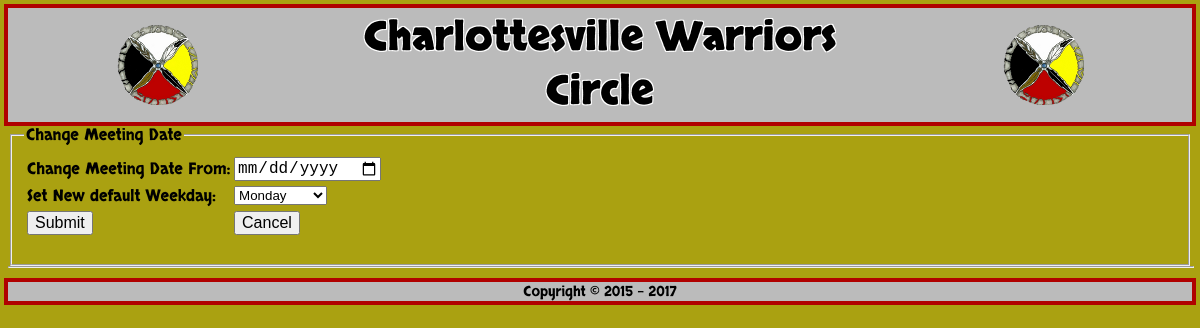
The app's page /changeDefDay.php, older data.
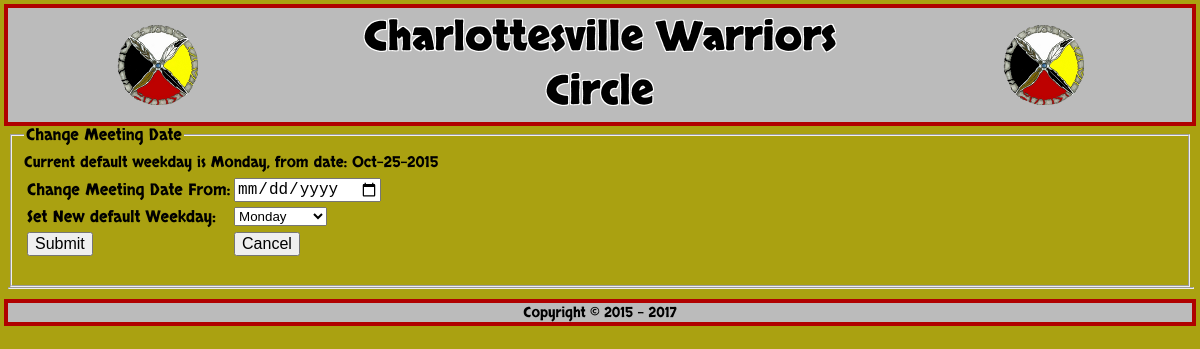
The same page, newer data.
### tables this page shows
CREATE TABLE `defday` (
  `date`    int(10) unsigned NOT NULL,
  `weekday` int(1)  unsigned NOT NULL,
  `isnew`   int(1)  unsigned NOT NULL,
   PRIMARY KEY (`isnew`)
);

### weekday.php (called while the page is built, shortened)
<?php
function weekday($weeknumber){
    $str='';
    switch($weeknumber){
        case '1': $str='Monday'; break;
    }
    return $str;
}
?>

### changeDay.php (the view, shortened to what this page needs)
<?php
	include ('weekday.php');
?>
<div class="reg">
<fieldset>
	<legend>Change Meeting Date</legend>
	<form name="RegForm" method="post" action="updatedefDay.php" onSubmit="return InputCheck(this)">
	<table>
    <tr>
	<?php
		require_once 'conn.php';
		$get_new_date="select * from defday where isnew = 1";
		$date = mysqli_query($conn,$get_new_date);
		if(mysqli_num_rows($date)==1)
		{
			$row = mysqli_fetch_array($date);
			echo '<span class="messageForDate">';
			echo "Current default weekday is ".weekday($row['weekday']).", from date: ". date('M-d-Y',$row['date']);
			echo "</span>";
		}
	?>
	</tr>
	<tr>
		<td>
			<label for="date">Change Meeting Date From:</label>
		</td>
		<td>
			<input id="date" name="date" type="date" class="input" />
		</td>
	</tr>
	<tr>
		<td>
			<label for="day">Set New default Weekday:</label>
		</td>
		<td>
			<select name="weekday">
				<option value="1">Monday</option>
			</select>
		</td>
	</tr>
	<tr>
		<td>
			<input type="submit" name="submit" value="Submit" class="left">
		</td>
		<td>
			<input type="button" onclick="window.location.href='index.php';" value="Cancel" class="left" >
		</td>
	</tr>
	</table>
	</form>
</fieldset>
</div>

### changeDefDay.php (shortened to what this page needs)
<html>
<head>
<link rel="stylesheet" type="text/css" href="style.css" />
</head>
<body>
	<?php include ('changeDay.php'); ?>
	<?php include ('footer.php'); ?>
</body>
</html>

### footer.php
<div class="footer">
	<p class="footer" align="center"> Copyright &#169; 2015 - <?php echo date("Y");?></p>
</div>
<br>

### style.css (style rules this page uses)
body { text-align:center; color:#000000; background:#aaa111; font-family: "Skranji", Verdana, Tahoma; min-width: 500px; }
div.reg { text-align:left; color:#000000; background:#aaa111; }
div.header { width: 100%; text-align: center; background: #BBBBBB; font-family: "SkranjiBold", Verdana, Tahoma; outline: 4px solid #B00100; }
div.footer { width: 100%; text-align: center; background: #BBBBBB; font-family: "Skranji", Verdana, Tahoma; outline: 4px solid #B00100; }
body,input,textarea { font-size:16px; }
.title { text-align:center; font-size:40px; color: black; text-shadow: -1px -1px 0 #FFF, 1px -1px 0 #FFF, -1px 1px 0 #FFF, 1px 1px 0 #FFF; }
.footer { font-size:14px; }
.line { padding: 0 0 0; margin: 0px 0; line-height: 2px; border-left: 100% solid #ddd; border-right:100% solid #ddd; text-align: center; }
.messageForDate { color: #000000; text-align: left; font-size:15px; padding:0px; }

Row changes from the older to the newer data that the page shows:
added defday: weekday "Monday", date "Oct-25-2015"
Text that changed along with them:
text now shown: "Current default weekday is , from date:"
